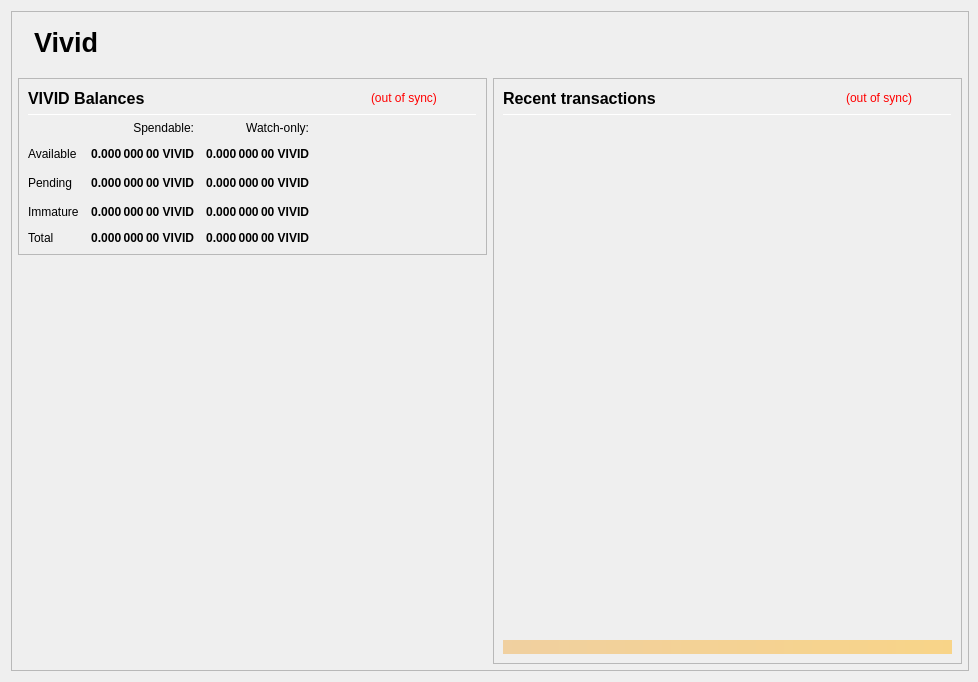
<?xml version="1.0" encoding="UTF-8"?>
<ui version="4.0">
 <class>OverviewPage</class>
 <widget class="QWidget" name="OverviewPage">
  <property name="geometry">
   <rect>
    <x>0</x>
    <y>0</y>
    <width>978</width>
    <height>682</height>
   </rect>
  </property>
  <property name="minimumSize">
   <size>
    <width>960</width>
    <height>682</height>
   </size>
  </property>
  <property name="font">
   <font>
    <weight>50</weight>
    <bold>false</bold>
   </font>
  </property>
  <property name="windowTitle">
   <string>Form</string>
  </property>
  <layout class="QVBoxLayout" name="topLayout" stretch="0">
   <property name="rightMargin">
    <number>9</number>
   </property>
   <item>
    <widget class="QFrame" name="frame_BG">
     <property name="minimumSize">
      <size>
       <width>850</width>
       <height>610</height>
      </size>
     </property>
     <property name="maximumSize">
      <size>
       <width>16777215</width>
       <height>16777215</height>
      </size>
     </property>
     <property name="frameShape">
      <enum>QFrame::StyledPanel</enum>
     </property>
     <property name="frameShadow">
      <enum>QFrame::Raised</enum>
     </property>
     <layout class="QVBoxLayout" name="verticalLayout_3" stretch="0">
      <property name="leftMargin">
       <number>0</number>
      </property>
      <property name="topMargin">
       <number>0</number>
      </property>
      <property name="rightMargin">
       <number>0</number>
      </property>
      <property name="bottomMargin">
       <number>6</number>
      </property>
      <item>
       <layout class="QVBoxLayout" name="verticalLayout_Master" stretch="0,1">
        <property name="leftMargin">
         <number>0</number>
        </property>
        <property name="topMargin">
         <number>0</number>
        </property>
        <property name="rightMargin">
         <number>0</number>
        </property>
        <property name="bottomMargin">
         <number>0</number>
        </property>
        <item>
         <widget class="QFrame" name="frame_Header">
          <layout class="QVBoxLayout" name="verticalLayout_Header" stretch="0">
           <property name="leftMargin">
            <number>0</number>
           </property>
           <property name="topMargin">
            <number>0</number>
           </property>
           <property name="rightMargin">
            <number>0</number>
           </property>
           <property name="bottomMargin">
            <number>0</number>
           </property>
           <item>
            <layout class="QHBoxLayout" name="horizontalLayout_Header" stretch="1,0">
             <property name="spacing">
              <number>6</number>
             </property>
             <item>
              <spacer name="horizontalSpacer_Header">
               <property name="orientation">
                <enum>Qt::Horizontal</enum>
               </property>
               <property name="sizeHint" stdset="0">
                <size>
                 <width>40</width>
                 <height>20</height>
                </size>
               </property>
              </spacer>
             </item>
			 <item>
           <widget class="QLabel" name="labelOverviewHeaderLeft">
            <property name="minimumSize">
             <size>
              <width>464</width>
              <height>60</height>
             </size>
            </property>
            <property name="maximumSize">
             <size>
              <width>16777215</width>
              <height>60</height>
             </size>
            </property>
            <property name="font">
             <font>
              <pointsize>20</pointsize>
              <weight>75</weight>
              <bold>true</bold>
             </font>
            </property>
            <property name="text">
             <string>Vivid</string>
            </property>
            <property name="alignment">
             <set>Qt::AlignLeading|Qt::AlignLeft|Qt::AlignVCenter</set>
            </property>
           </widget>
          </item>
             <item>
              <widget class="QLabel" name="labelOverviewHeaderRight">
               <property name="minimumSize">
                <size>
                 <width>464</width>
                 <height>60</height>
                </size>
               </property>
               <property name="maximumSize">
                <size>
                 <width>16777215</width>
                 <height>60</height>
                </size>
               </property>
				<property name="font">
				 <font>
				  <pointsize>20</pointsize>
				  <weight>75</weight>
				  <bold>true</bold>
				 </font>
				</property>
				<property name="text">
				 <string></string>
				</property>
               <property name="alignment">
                <set>Qt::AlignRight|Qt::AlignTrailing|Qt::AlignVCenter</set>
               </property>
              </widget>
             </item>
            </layout>
           </item>
          </layout>
         </widget>
        </item>
        <item>
         <widget class="QFrame" name="frame_Content">
          <layout class="QVBoxLayout" name="verticalLayout_Content">
           <property name="leftMargin">
            <number>6</number>
           </property>
           <property name="topMargin">
            <number>0</number>
           </property>
           <property name="rightMargin">
            <number>6</number>
           </property>
           <property name="bottomMargin">
            <number>0</number>
           </property>
           <item>
            <layout class="QHBoxLayout" name="horizontalLayout_Content" stretch="1,1">
             <property name="spacing">
              <number>6</number>
             </property>
             <item>
              <layout class="QVBoxLayout" name="verticalLayout_left" stretch="0,0">
               <item>
                <widget class="QFrame" name="frameBalances">
                 <property name="frameShape">
                  <enum>QFrame::StyledPanel</enum>
                 </property>
                 <property name="frameShadow">
                  <enum>QFrame::Raised</enum>
                 </property>
                 <layout class="QVBoxLayout" name="verticalLayout_4">
                  <item>
                   <layout class="QHBoxLayout" name="hlBalancesHeader" stretch="2,0,0">
                    <property name="spacing">
                     <number>6</number>
                    </property>
                    <item>
                     <widget class="QLabel" name="labelBalances">
                      <property name="minimumSize">
                       <size>
                        <width>0</width>
                        <height>0</height>
                       </size>
                      </property>
                      <property name="font">
                       <font>
                        <pointsize>12</pointsize>
                        <weight>75</weight>
                        <bold>true</bold>
                       </font>
                      </property>
                      <property name="text">
                       <string>VIVID Balances</string>
                      </property>
                     </widget>
                    </item>
                    <item>
                     <widget class="QLabel" name="labelWalletStatus">
                      <property name="cursor">
                       <cursorShape>WhatsThisCursor</cursorShape>
                      </property>
                      <property name="toolTip">
                       <string>The displayed information may be out of date. Your wallet automatically synchronizes with the Vivid network after a connection is established, but this process has not completed yet.</string>
                      </property>
                      <property name="styleSheet">
                       <string notr="true">QLabel { color: red; }</string>
                      </property>
                      <property name="text">
                       <string notr="true">(out of sync)</string>
                      </property>
                      <property name="alignment">
                       <set>Qt::AlignLeading|Qt::AlignLeft|Qt::AlignVCenter</set>
                      </property>
                     </widget>
                    </item>
                    <item>
                     <spacer name="hsBalancesHeader">
                      <property name="orientation">
                       <enum>Qt::Horizontal</enum>
                      </property>
                      <property name="sizeHint" stdset="0">
                       <size>
                        <width>40</width>
                        <height>20</height>
                       </size>
                      </property>
                     </spacer>
                    </item>
                   </layout>
                  </item>
                  <item>
                   <widget class="Line" name="lineBalances">
                    <property name="minimumSize">
                     <size>
                      <width>0</width>
                      <height>1</height>
                     </size>
                    </property>
                    <property name="maximumSize">
                     <size>
                      <width>16777215</width>
                      <height>1</height>
                     </size>
                    </property>
                    <property name="orientation">
                     <enum>Qt::Horizontal</enum>
                    </property>
                   </widget>
                  </item>
                  <item>
                   <layout class="QGridLayout" name="gridLayout">
                    <property name="spacing">
                     <number>12</number>
                    </property>
                    <item row="2" column="2">
                     <widget class="QLabel" name="labelWatchPending">
                      <property name="font">
                       <font>
                        <weight>75</weight>
                        <bold>true</bold>
                       </font>
                      </property>
                      <property name="cursor">
                       <cursorShape>ArrowCursor</cursorShape>
                      </property>
                      <property name="toolTip">
                       <string>Unconfirmed transactions to watch-only addresses</string>
                      </property>
                      <property name="text">
                       <string notr="true">0.000 000 00 VIVID</string>
                      </property>
                      <property name="alignment">
                       <set>Qt::AlignRight|Qt::AlignTrailing|Qt::AlignVCenter</set>
                      </property>
                      <property name="textInteractionFlags">
                       <set>Qt::NoTextInteraction</set>
                      </property>
                     </widget>
                    </item>
                    <item row="2" column="1">
                     <widget class="QLabel" name="labelUnconfirmed">
                      <property name="font">
                       <font>
                        <weight>75</weight>
                        <bold>true</bold>
                       </font>
                      </property>
                      <property name="cursor">
                       <cursorShape>ArrowCursor</cursorShape>
                      </property>
                      <property name="toolTip">
                       <string>Total of transactions that have yet to be confirmed, and do not yet count toward the spendable balance</string>
                      </property>
                      <property name="text">
                       <string notr="true">0.000 000 00 VIVID</string>
                      </property>
                      <property name="alignment">
                       <set>Qt::AlignRight|Qt::AlignTrailing|Qt::AlignVCenter</set>
                      </property>
                      <property name="textInteractionFlags">
                       <set>Qt::NoTextInteraction</set>
                      </property>
                     </widget>
                    </item>
                    <item row="3" column="2">
                     <widget class="QLabel" name="labelWatchImmature">
                      <property name="font">
                       <font>
                        <weight>75</weight>
                        <bold>true</bold>
                       </font>
                      </property>
                      <property name="cursor">
                       <cursorShape>ArrowCursor</cursorShape>
                      </property>
                      <property name="toolTip">
                       <string>Staked or masternode rewards in watch-only addresses that has not yet matured</string>
                      </property>
                      <property name="text">
                       <string notr="true">0.000 000 00 VIVID</string>
                      </property>
                      <property name="alignment">
                       <set>Qt::AlignRight|Qt::AlignTrailing|Qt::AlignVCenter</set>
                      </property>
                      <property name="textInteractionFlags">
                       <set>Qt::NoTextInteraction</set>
                      </property>
                     </widget>
                    </item>
                    <item row="4" column="0">
                     <widget class="QLabel" name="labelTotalText">
                      <property name="text">
                       <string>Total</string>
                      </property>
                      <property name="textInteractionFlags">
                       <set>Qt::NoTextInteraction</set>
                      </property>
                     </widget>
                    </item>
                    <item row="3" column="1">
                     <widget class="QLabel" name="labelImmature">
                      <property name="font">
                       <font>
                        <weight>75</weight>
                        <bold>true</bold>
                       </font>
                      </property>
                      <property name="cursor">
                       <cursorShape>ArrowCursor</cursorShape>
                      </property>
                      <property name="toolTip">
                       <string>Staked or masternode rewards that has not yet matured</string>
                      </property>
                      <property name="text">
                       <string notr="true">0.000 000 00 VIVID</string>
                      </property>
                      <property name="alignment">
                       <set>Qt::AlignRight|Qt::AlignTrailing|Qt::AlignVCenter</set>
                      </property>
                      <property name="textInteractionFlags">
                       <set>Qt::NoTextInteraction</set>
                      </property>
                     </widget>
                    </item>
                    <item row="2" column="3">
                     <spacer name="hsBalances">
                      <property name="orientation">
                       <enum>Qt::Horizontal</enum>
                      </property>
                      <property name="sizeHint" stdset="0">
                       <size>
                        <width>40</width>
                        <height>20</height>
                       </size>
                      </property>
                     </spacer>
                    </item>
                    <item row="3" column="0">
                     <widget class="QLabel" name="labelImmatureText">
                      <property name="text">
                       <string>Immature</string>
                      </property>
                      <property name="textInteractionFlags">
                       <set>Qt::NoTextInteraction</set>
                      </property>
                     </widget>
                    </item>
                    <item row="4" column="1">
                     <widget class="QLabel" name="labelTotal">
                      <property name="font">
                       <font>
                        <weight>75</weight>
                        <bold>true</bold>
                       </font>
                      </property>
                      <property name="cursor">
                       <cursorShape>ArrowCursor</cursorShape>
                      </property>
                      <property name="toolTip">
                       <string>Your current total balance</string>
                      </property>
                      <property name="text">
                       <string notr="true">0.000 000 00 VIVID</string>
                      </property>
                      <property name="alignment">
                       <set>Qt::AlignRight|Qt::AlignTrailing|Qt::AlignVCenter</set>
                      </property>
                      <property name="textInteractionFlags">
                       <set>Qt::NoTextInteraction</set>
                      </property>
                     </widget>
                    </item>
                    <item row="4" column="2">
                     <widget class="QLabel" name="labelWatchTotal">
                      <property name="font">
                       <font>
                        <weight>75</weight>
                        <bold>true</bold>
                       </font>
                      </property>
                      <property name="cursor">
                       <cursorShape>ArrowCursor</cursorShape>
                      </property>
                      <property name="toolTip">
                       <string>Current total balance in watch-only addresses</string>
                      </property>
                      <property name="text">
                       <string notr="true">0.000 000 00 VIVID</string>
                      </property>
                      <property name="alignment">
                       <set>Qt::AlignRight|Qt::AlignTrailing|Qt::AlignVCenter</set>
                      </property>
                      <property name="textInteractionFlags">
                       <set>Qt::NoTextInteraction</set>
                      </property>
                     </widget>
                    </item>
                    <item row="0" column="2">
                     <widget class="QLabel" name="labelWatchonly">
                      <property name="text">
                       <string>Watch-only:</string>
                      </property>
                      <property name="alignment">
                       <set>Qt::AlignRight|Qt::AlignTrailing|Qt::AlignVCenter</set>
                      </property>
                     </widget>
                    </item>
                    <item row="1" column="0">
                     <widget class="QLabel" name="labelBalanceText">
                      <property name="text">
                       <string>Available</string>
                      </property>
                      <property name="textInteractionFlags">
                       <set>Qt::NoTextInteraction</set>
                      </property>
                     </widget>
                    </item>
                    <item row="1" column="1">
                     <widget class="QLabel" name="labelBalance">
                      <property name="font">
                       <font>
                        <weight>75</weight>
                        <bold>true</bold>
                       </font>
                      </property>
                      <property name="cursor">
                       <cursorShape>ArrowCursor</cursorShape>
                      </property>
                      <property name="toolTip">
                       <string>Your current spendable balance</string>
                      </property>
                      <property name="text">
                       <string notr="true">0.000 000 00 VIVID</string>
                      </property>
                      <property name="alignment">
                       <set>Qt::AlignRight|Qt::AlignTrailing|Qt::AlignVCenter</set>
                      </property>
                      <property name="textInteractionFlags">
                       <set>Qt::NoTextInteraction</set>
                      </property>
                     </widget>
                    </item>
                    <item row="1" column="2">
                     <widget class="QLabel" name="labelWatchAvailable">
                      <property name="font">
                       <font>
                        <weight>75</weight>
                        <bold>true</bold>
                       </font>
                      </property>
                      <property name="cursor">
                       <cursorShape>ArrowCursor</cursorShape>
                      </property>
                      <property name="toolTip">
                       <string>Your current balance in watch-only addresses</string>
                      </property>
                      <property name="text">
                       <string notr="true">0.000 000 00 VIVID</string>
                      </property>
                      <property name="alignment">
                       <set>Qt::AlignRight|Qt::AlignTrailing|Qt::AlignVCenter</set>
                      </property>
                      <property name="textInteractionFlags">
                       <set>Qt::NoTextInteraction</set>
                      </property>
                     </widget>
                    </item>
                    <item row="2" column="0">
                     <widget class="QLabel" name="labelPendingText">
                      <property name="text">
                       <string>Pending</string>
                      </property>
                      <property name="textInteractionFlags">
                       <set>Qt::NoTextInteraction</set>
                      </property>
                     </widget>
                    </item>
                    <item row="0" column="1">
                     <widget class="QLabel" name="labelSpendable">
                      <property name="text">
                       <string>Spendable:</string>
                      </property>
                      <property name="alignment">
                       <set>Qt::AlignRight|Qt::AlignTrailing|Qt::AlignVCenter</set>
                      </property>
                     </widget>
                    </item>
                   </layout>
                  </item>
                 </layout>
                </widget>
               </item>
               <item>
                <spacer name="verticalSpacer">
                 <property name="orientation">
                  <enum>Qt::Vertical</enum>
                 </property>
                 <property name="sizeHint" stdset="0">
                  <size>
                   <width>20</width>
                   <height>40</height>
                  </size>
                 </property>
                </spacer>
               </item>
              </layout>
             </item>
             <item>
              <layout class="QVBoxLayout" name="verticalLayout_right" stretch="1">
               <item>
                <widget class="QFrame" name="frame_RecentTransactions">
                 <property name="minimumSize">
                  <size>
                   <width>0</width>
                   <height>0</height>
                  </size>
                 </property>
                 <property name="frameShape">
                  <enum>QFrame::StyledPanel</enum>
                 </property>
                 <property name="frameShadow">
                  <enum>QFrame::Raised</enum>
                 </property>
                 <layout class="QVBoxLayout" name="verticalLayout_1" stretch="0,0,0,0,0">
                  <item>
                   <layout class="QHBoxLayout" name="horizontalLayout_2" stretch="2,0,0">
                    <property name="spacing">
                     <number>3</number>
                    </property>
                    <item>
                     <widget class="QLabel" name="label_4">
                      <property name="minimumSize">
                       <size>
                        <width>0</width>
                        <height>20</height>
                       </size>
                      </property>
                      <property name="font">
                       <font>
                        <pointsize>12</pointsize>
                        <weight>75</weight>
                        <bold>true</bold>
                       </font>
                      </property>
                      <property name="text">
                       <string>Recent transactions</string>
                      </property>
                     </widget>
                    </item>
                    <item>
                     <widget class="QLabel" name="labelTransactionsStatus">
                      <property name="cursor">
                       <cursorShape>WhatsThisCursor</cursorShape>
                      </property>
                      <property name="toolTip">
                       <string>The displayed information may be out of date. Your wallet automatically synchronizes with the Vivid network after a connection is established, but this process has not completed yet.</string>
                      </property>
                      <property name="styleSheet">
                       <string notr="true">QLabel { color: red; }</string>
                      </property>
                      <property name="text">
                       <string notr="true">(out of sync)</string>
                      </property>
                      <property name="alignment">
                       <set>Qt::AlignRight|Qt::AlignTrailing|Qt::AlignVCenter</set>
                      </property>
                     </widget>
                    </item>
                    <item>
                     <spacer name="horizontalSpacer">
                      <property name="orientation">
                       <enum>Qt::Horizontal</enum>
                      </property>
                      <property name="sizeHint" stdset="0">
                       <size>
                        <width>40</width>
                        <height>20</height>
                       </size>
                      </property>
                     </spacer>
                    </item>
                   </layout>
                  </item>
                  <item>
                   <widget class="Line" name="line">
                    <property name="minimumSize">
                     <size>
                      <width>0</width>
                      <height>1</height>
                     </size>
                    </property>
                    <property name="maximumSize">
                     <size>
                      <width>16777215</width>
                      <height>1</height>
                     </size>
                    </property>
                    <property name="orientation">
                     <enum>Qt::Horizontal</enum>
                    </property>
                   </widget>
                  </item>
                  <item>
                   <widget class="QListView" name="listTransactions">
                    <property name="minimumSize">
                     <size>
                      <width>0</width>
                      <height>0</height>
                     </size>
                    </property>
                    <property name="styleSheet">
                     <string notr="true">QListView { background: transparent; }</string>
                    </property>
                    <property name="frameShape">
                     <enum>QFrame::NoFrame</enum>
                    </property>
                    <property name="verticalScrollBarPolicy">
                     <enum>Qt::ScrollBarAlwaysOff</enum>
                    </property>
                    <property name="horizontalScrollBarPolicy">
                     <enum>Qt::ScrollBarAlwaysOff</enum>
                    </property>
                    <property name="selectionMode">
                     <enum>QAbstractItemView::NoSelection</enum>
                    </property>
                   </widget>
                  </item>
                  <item>
                   <spacer name="verticalSpacer_2">
                    <property name="orientation">
                     <enum>Qt::Vertical</enum>
                    </property>
                    <property name="sizeType">
                     <enum>QSizePolicy::Expanding</enum>
                    </property>
                    <property name="sizeHint" stdset="0">
                     <size>
                      <width>20</width>
                      <height>40</height>
                     </size>
                    </property>
                   </spacer>
                  </item>
                  <item>
                   <widget class="QLabel" name="labelAlerts">
                    <property name="maximumSize">
                     <size>
                      <width>16777215</width>
                      <height>16777215</height>
                     </size>
                    </property>
                    <property name="styleSheet">
                     <string notr="true">background-color: qlineargradient(x1: 0, y1: 0, x2: 1, y2: 0, stop:0 #F0D0A0, stop:1 #F8D488); color:#000000;</string>
                    </property>
                    <property name="text">
                     <string/>
                    </property>
                    <property name="wordWrap">
                     <bool>true</bool>
                    </property>
                    <property name="margin">
                     <number>3</number>
                    </property>
                   </widget>
                  </item>
                 </layout>
                </widget>
               </item>
              </layout>
             </item>
            </layout>
           </item>
          </layout>
         </widget>
        </item>
       </layout>
      </item>
     </layout>
    </widget>
   </item>
  </layout>
 </widget>
 <resources/>
 <connections/>
</ui>
